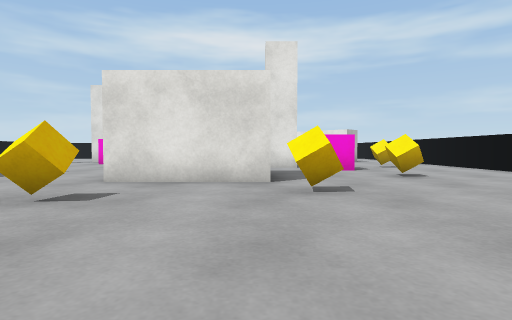
view 1 (above)

20 first-person views from a walk through a 3-D level made in the Unity game engine. The camera is 0.59 m above the floor, tilts 2° down and sees 80° across. The floor is counted in squares, 1 m on a side. Each view is taken from the middle of a square. On the plan, view 1 faces up. The plan holds only what a view shows up to about 9 squares ahead; the rest is blank. The player character is not drawn. Surface patterns are stand-ins for the level's own textures.

view 2
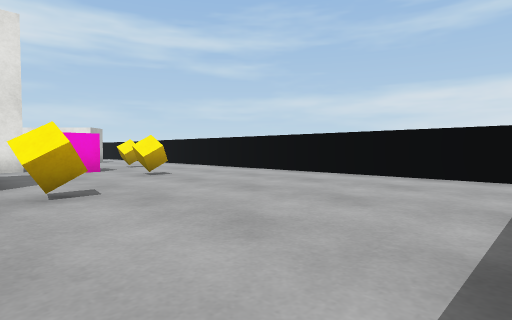

view 3
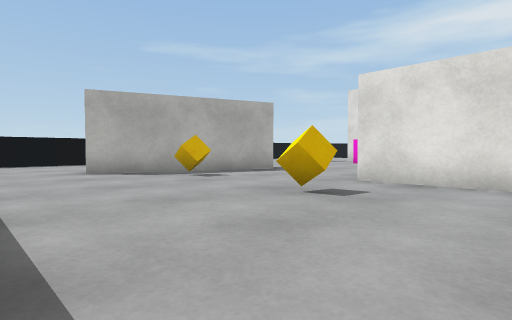

view 4
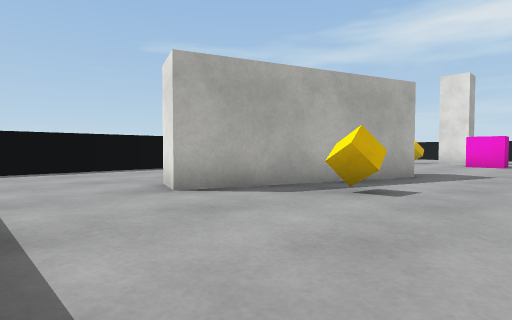

view 5
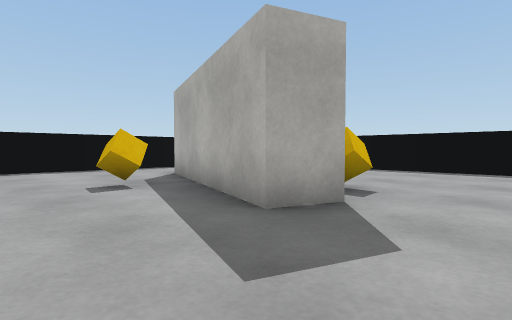

view 6
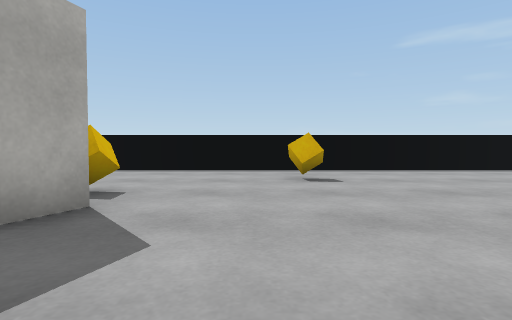

view 7
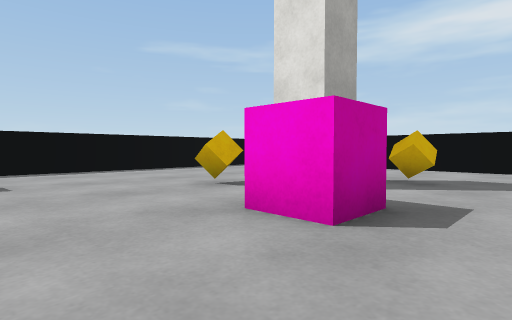

view 8
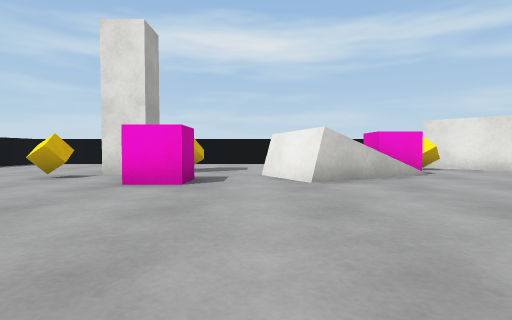

view 9
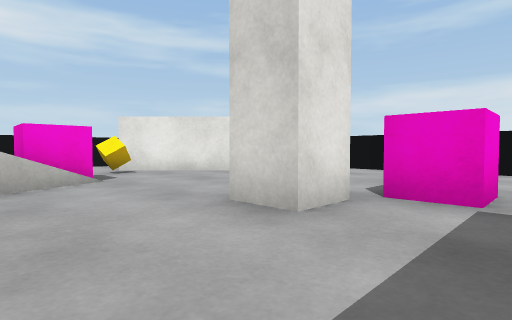

view 10
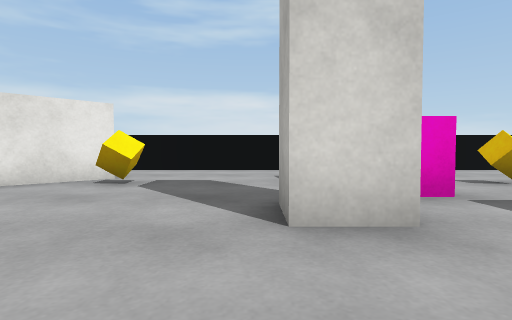

view 11
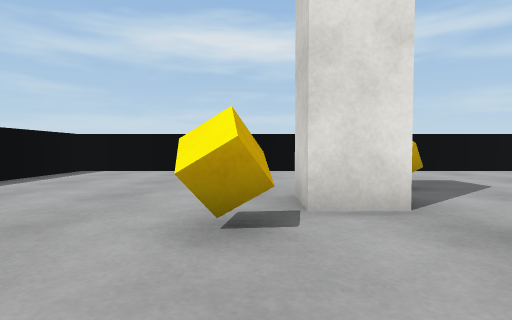

view 12
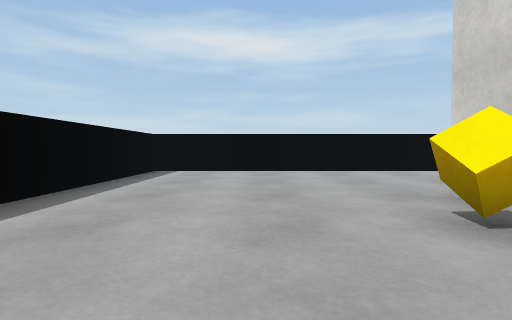

view 13
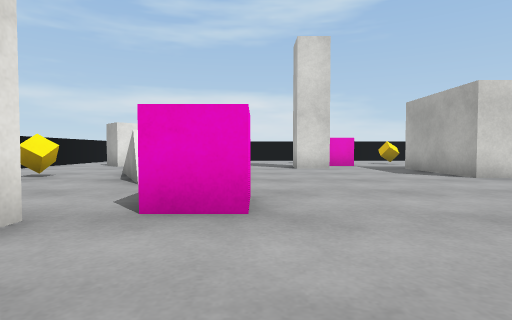

view 14
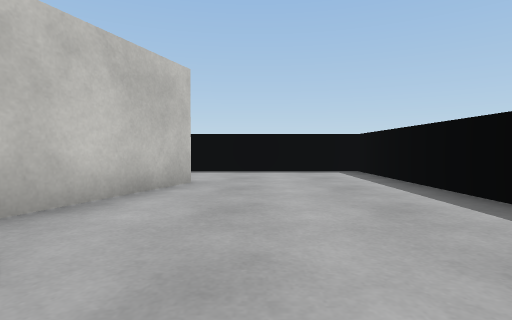

view 15
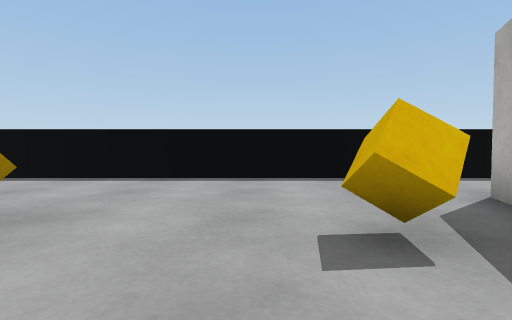

view 16
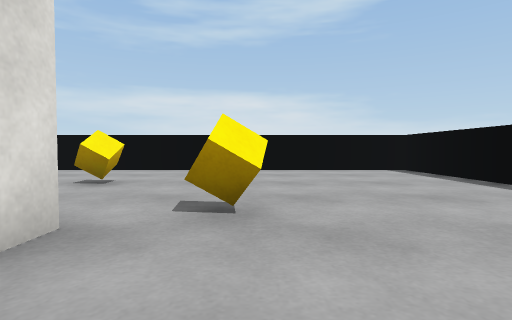

view 17
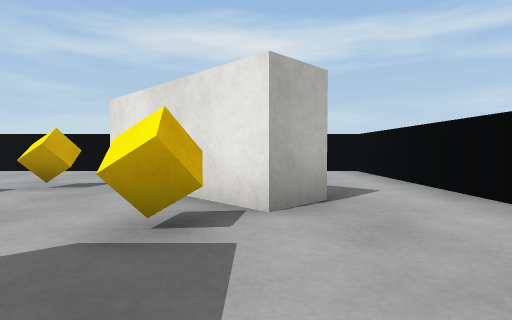

view 18
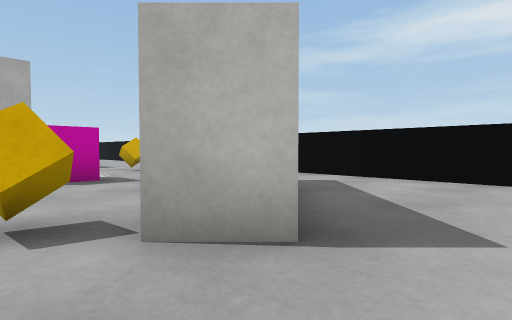

view 19
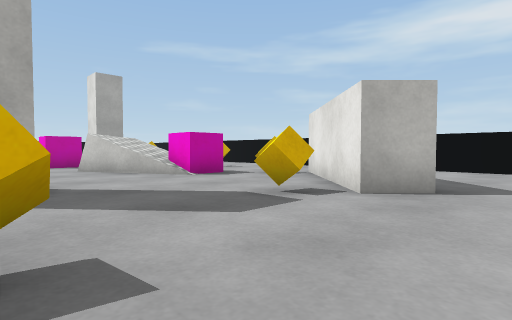

view 20
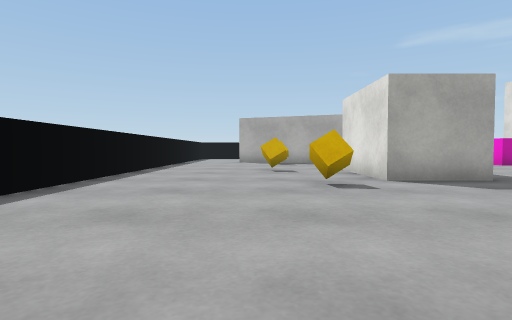

### Floor plan
Points are (right, up) in squares from view 1. A wall is a line through its corners. A room is listed if a view was taken in it or the views show most of it. See-through windows are left out.
Room 1 (views 1, 2, 3, 4, 5, 6, 7, 8, 9, 10, 11, 12, 13, 14, 15, 16, 17, 18, 19, 20)
walls: (-2.7, 6.8) (-2.7, 7.5) (0, 7.5); (0.3, 7.5) (0.3, 5.5) (-2.8, 5.5); (1.4, 9.7) (0.3, 9.7) (0.3, 10.7) (1.4, 10.7); (-7.2, 7.3) (-6.2, 6.9) (-7.9, 2.2) (-8.8, 2.6) (-7.8, 5.5); (-1.1, 13.4) (-3, 12.4) (-3.8, 14.1); (-6.4, 13.9) (-7.5, 13.9) (-7.5, 15); (4.9, 14.6) (4.1, 13.8) (1.2, 16.7); (3, -0.2) (6.8, -0.2) (6.8, 19.3) (-12.7, 19.3) (-12.7, -0.2) (1.5, -0.2)
objects: cube (-10, 10); cube (-8, 7); cube (-8, 13); cube (-6, 4); pink cube (-6, 12) to (-5, 13); cube (-6, 16); cube (-3, 4); cube (-2, 17); pink cube (-1, 14) to (0, 15); cube (1, 4); cube (1, 16); pink cube (2, 9) to (3, 9); cube (3, 7); cube (3, 13); cube (4, 10)

Positions as (right, up) in squares from view 1, and headings:
1: (0, 0), facing up
2: (0, 0), facing up-right
3: (0, 0), facing up-left
4: (-4, 0), facing up-left
5: (-4, 9), facing down-left
6: (-4, 9), facing left
7: (-4, 10), facing up-left
8: (-4, 7), facing up
9: (-2, 8), facing up-right
10: (-2, 11), facing right
11: (-8, 11), facing up
12: (-10, 11), facing up
13: (-9, 12), facing right
14: (-10, 8), facing down
15: (-5, 6), facing down
16: (-2, 4), facing right
17: (4, 11), facing up
18: (6, 13), facing up-left
19: (6, 10), facing up-left
20: (6, 3), facing left
